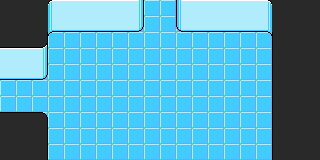

A level layout from a 2D game, rendered from its tile map. Below: a short description, then the map file with its tile-grid data intact:
An orthogonal 20x10 tile map with 16x16 px tiles, 5 tile layers (Tile Layer 1, Tile Layer 2, Tile Layer 3, Tile Layer 4, ...).

<map version="1.4" tiledversion="1.4.2" orientation="orthogonal" renderorder="right-down" width="20" height="10" tilewidth="16" tileheight="16" infinite="0" nextlayerid="6" nextobjectid="1">
 <tileset firstgid="1" source="lab.tsx" />
 <layer id="1" name="Tile Layer 1" width="20" height="10">
  <data encoding="csv">
71,71,102,102,102,102,102,2,2,2,2,111,102,102,102,102,102,102,102,103,
81,101,102,102,2,102,2,2,2,2,2,2,102,102,102,102,102,102,103,113,
101,102,102,2,2,2,2,2,2,2,2,2,2,2,2,2,2,102,102,103,
111,112,112,2,2,2,2,2,2,2,2,2,2,2,2,2,2,2,2,113,
122,2,2,2,2,2,2,2,2,2,2,2,2,2,2,2,2,2,2,122,
2,2,2,2,2,2,2,2,2,2,2,2,2,2,2,2,2,2,2,2,
2,2,2,2,2,2,2,2,2,2,2,2,2,2,2,2,2,2,2,2,
102,2,2,2,2,2,2,2,2,2,2,2,2,2,2,2,2,2,2,2,
111,112,112,2,2,2,2,2,2,2,2,2,2,2,2,2,2,112,112,113,
121,122,122,2,2,2,2,2,2,2,2,2,2,2,2,2,2,122,122,123
</data>
 </layer>
 <layer id="2" name="Tile Layer 2" width="20" height="10">
  <data encoding="csv">
22,22,22,71,42,42,42,42,43,0,0,41,42,42,42,42,72,22,22,22,
22,22,22,81,52,52,52,52,53,0,0,51,52,52,52,52,82,22,22,22,
32,32,33,91,0,0,0,0,0,0,0,0,0,0,0,0,92,31,32,32,
42,42,43,0,0,0,0,0,0,0,0,0,0,0,0,0,0,41,42,42,
52,52,53,0,0,0,0,0,0,0,0,0,0,0,0,0,0,51,52,52,
0,0,0,0,0,0,0,0,0,0,0,0,0,0,0,0,0,0,0,0,
0,0,0,0,0,0,0,0,0,0,0,0,0,0,0,0,0,0,0,0,
12,12,13,0,0,0,0,0,0,0,0,0,0,0,0,0,0,11,12,12,
22,22,23,0,0,0,0,0,0,0,0,0,0,0,0,0,0,21,22,22,
22,22,23,0,0,0,0,0,0,0,0,0,0,0,0,0,0,21,22,22
</data>
 </layer>
 <layer id="3" name="Tile Layer 3" width="20" height="10">
  <data encoding="csv">
0,0,0,0,0,0,0,0,0,0,0,0,0,0,0,0,0,0,0,0,
0,0,0,0,0,0,0,0,0,0,0,0,0,0,0,0,0,0,22,0,
0,0,0,0,0,0,0,0,0,0,0,0,0,0,0,0,0,21,22,22,
0,0,0,0,0,0,0,0,0,0,0,0,0,0,0,0,0,21,22,22,
0,0,0,0,0,0,0,0,0,0,0,0,0,0,0,0,0,21,22,22,
0,0,0,0,0,0,0,0,0,0,0,0,0,0,0,0,0,21,22,22,
0,0,0,0,0,0,0,0,0,0,0,0,0,0,0,0,0,21,22,22,
0,0,0,0,0,0,0,0,0,0,0,0,0,0,0,0,0,21,22,22,
0,0,0,0,0,0,0,0,0,0,0,0,0,0,0,0,0,0,0,0,
0,0,0,0,0,0,0,0,0,0,0,0,0,0,0,0,0,0,0,0
</data>
 </layer>
 <layer id="4" name="Tile Layer 4" width="20" height="10">
  <data encoding="csv">
0,0,0,0,0,0,0,0,0,0,0,0,0,0,0,0,0,0,0,0,
0,0,0,0,0,0,0,0,0,0,0,0,0,0,0,0,0,0,0,0,
0,0,0,0,0,0,0,0,0,0,0,0,0,0,0,0,0,0,0,0,
0,0,0,0,0,0,0,0,0,0,0,0,0,0,0,0,0,0,0,0,
0,0,0,0,0,0,0,0,0,0,0,0,0,0,0,0,0,0,0,0,
0,0,0,0,0,0,0,0,0,0,0,0,0,0,0,0,0,0,0,0,
0,0,0,0,0,0,0,0,0,0,0,0,0,0,0,0,0,0,0,0,
0,0,0,0,0,0,0,0,0,0,0,0,0,0,0,0,0,0,0,0,
0,0,0,0,0,0,0,0,0,0,0,0,0,0,0,0,0,0,0,0,
0,0,0,0,0,0,0,0,0,0,0,0,0,0,0,0,0,0,0,0
</data>
 </layer>
 <layer id="5" name="Tile Layer 5" width="20" height="10">
  <data encoding="csv">
0,0,0,0,0,0,0,0,0,0,0,0,0,0,0,0,0,0,0,0,
0,0,0,0,0,0,0,0,0,0,0,0,0,0,0,0,0,0,0,0,
0,0,0,0,0,0,0,0,0,0,0,0,0,0,0,0,0,0,0,0,
0,0,0,0,0,0,0,0,0,0,0,0,0,0,0,0,0,0,0,0,
0,0,0,0,0,0,0,0,0,0,0,0,0,0,0,0,0,0,0,0,
0,0,0,0,0,0,0,0,0,0,0,0,0,0,0,0,0,0,0,0,
0,0,0,0,0,0,0,0,0,0,0,0,0,0,0,0,0,0,0,0,
0,0,0,0,0,0,0,0,0,0,0,0,0,0,0,0,0,0,0,0,
0,0,0,0,0,0,0,0,0,0,0,0,0,0,0,0,0,0,0,0,
0,0,0,0,0,0,0,0,0,0,0,0,0,0,0,0,0,0,0,0
</data>
 </layer>
</map>
